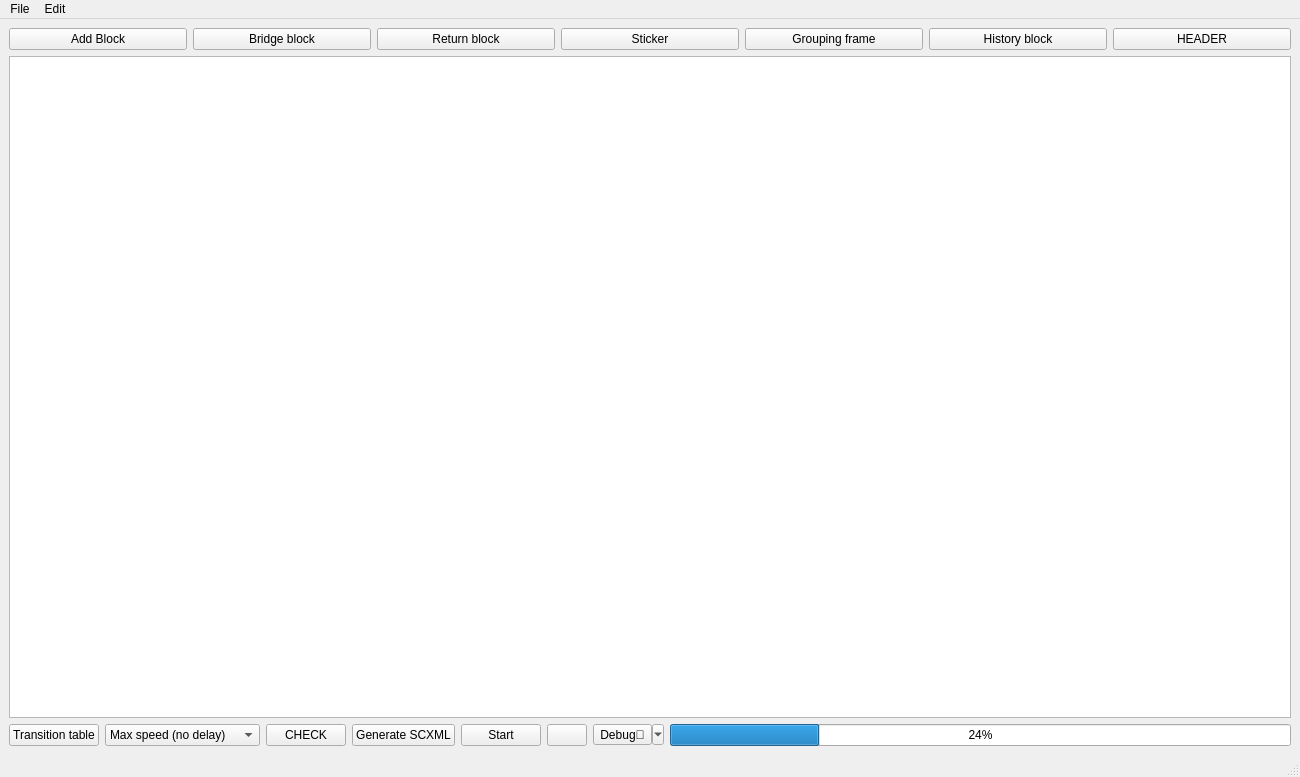
<?xml version="1.0" encoding="UTF-8"?>
<ui version="4.0">
 <class>MainWindow</class>
 <widget class="QMainWindow" name="MainWindow">
  <property name="geometry">
   <rect>
    <x>0</x>
    <y>0</y>
    <width>1300</width>
    <height>777</height>
   </rect>
  </property>
  <property name="windowTitle">
   <string>MainWindow</string>
  </property>
  <widget class="QWidget" name="centralwidget">
   <layout class="QVBoxLayout" name="verticalLayout">
    <item>
     <layout class="QHBoxLayout" name="horizontalLayout">
      <item>
       <widget class="QPushButton" name="addItemButton">
        <property name="text">
         <string>Add Block</string>
        </property>
       </widget>
      </item>
      <item>
       <widget class="QPushButton" name="addBridgeButton">
        <property name="text">
         <string>Bridge block</string>
        </property>
       </widget>
      </item>
      <item>
       <widget class="QPushButton" name="addBackButton">
        <property name="text">
         <string>Return block</string>
        </property>
       </widget>
      </item>
      <item>
       <widget class="QPushButton" name="addCommentButton">
        <property name="text">
         <string>Sticker</string>
        </property>
       </widget>
      </item>
      <item>
       <widget class="QPushButton" name="createGroupButton">
        <property name="text">
         <string>Grouping frame</string>
        </property>
       </widget>
      </item>
      <item>
       <widget class="QPushButton" name="addHistoryButton">
        <property name="text">
         <string>History block</string>
        </property>
       </widget>
      </item>
      <item>
       <widget class="QPushButton" name="headerButton">
        <property name="toolTip">
         <string>Global Settings (#include, #define)</string>
        </property>
        <property name="text">
         <string>HEADER</string>
        </property>
       </widget>
      </item>
     </layout>
    </item>
    <item>
     <widget class="DiagramView" name="graphicsView"/>
    </item>
    <item>
     <layout class="QHBoxLayout" name="horizontalLayout_2">
      <item>
       <widget class="QPushButton" name="openTableButton">
        <property name="text">
         <string>Transition table</string>
        </property>
       </widget>
      </item>
      <item>
       <widget class="QComboBox" name="speedComboBox">
        <item>
         <property name="text">
          <string>Max speed (no delay)</string>
         </property>
        </item>
        <item>
         <property name="text">
          <string>100 ms (Fast)</string>
         </property>
        </item>
        <item>
         <property name="text">
          <string>200 ms (Standard)</string>
         </property>
        </item>
        <item>
         <property name="text">
          <string>1000 ms (Step by step)</string>
         </property>
        </item>
       </widget>
      </item>
      <item>
       <widget class="QPushButton" name="checkButton">
        <property name="text">
         <string>CHECK</string>
        </property>
       </widget>
      </item>
      <item>
       <widget class="QPushButton" name="generateButton">
        <property name="text">
         <string>Generate SCXML</string>
        </property>
       </widget>
      </item>
      <item>
       <widget class="QPushButton" name="startButton">
        <property name="toolTip">
         <string>Быстрый запуск</string>
        </property>
        <property name="styleSheet">
         <string notr="true"/>
        </property>
        <property name="text">
         <string>Start</string>
        </property>
       </widget>
      </item>
      <item>
       <widget class="QPushButton" name="previewButton">
        <property name="text">
         <string/>
        </property>
       </widget>
      </item>
      <item>
       <widget class="QToolButton" name="debugButton">
        <property name="text">
         <string>Debug🐞</string>
        </property>
        <property name="popupMode">
         <enum>QToolButton::MenuButtonPopup</enum>
        </property>
        <property name="toolButtonStyle">
         <enum>Qt::ToolButtonTextBesideIcon</enum>
        </property>
       </widget>
      </item>
      <item>
       <widget class="QProgressBar" name="progressBar">
        <property name="value">
         <number>24</number>
        </property>
       </widget>
      </item>
     </layout>
    </item>
   </layout>
  </widget>
  <widget class="QMenuBar" name="menubar">
   <property name="geometry">
    <rect>
     <x>0</x>
     <y>0</y>
     <width>1300</width>
     <height>26</height>
    </rect>
   </property>
   <widget class="QMenu" name="menumenu">
    <property name="title">
     <string>File</string>
    </property>
    <addaction name="actionNew_Project"/>
    <addaction name="actionSave_Project"/>
    <addaction name="actionOpen_Project"/>
    <addaction name="separator"/>
    <addaction name="actionOpen"/>
    <addaction name="actionSave"/>
    <addaction name="actionImport_JSON"/>
    <addaction name="separator"/>
   </widget>
   <widget class="QMenu" name="menuedit">
    <property name="title">
     <string>Edit</string>
    </property>
   </widget>
   <addaction name="menumenu"/>
   <addaction name="menuedit"/>
  </widget>
  <widget class="QStatusBar" name="statusbar"/>
  <action name="actionSave">
   <property name="text">
    <string>Save Graph</string>
   </property>
  </action>
  <action name="actionOpen">
   <property name="text">
    <string>Open Graph</string>
   </property>
  </action>
  <action name="actionImport_JSON">
   <property name="text">
    <string>Import JSON</string>
   </property>
  </action>
  <action name="actionNew_Project">
   <property name="text">
    <string>New Project...</string>
   </property>
  </action>
  <action name="actionOpen_Project">
   <property name="text">
    <string>Open Project...</string>
   </property>
  </action>
  <action name="actionSave_Project">
   <property name="text">
    <string>Save Project</string>
   </property>
  </action>
  <action name="actionToggleGrid">
   <property name="checkable">
    <bool>false</bool>
   </property>
   <property name="text">
    <string>Show grid</string>
   </property>
  </action>
 </widget>
 <customwidgets>
  <customwidget>
   <class>DiagramView</class>
   <extends>QGraphicsView</extends>
   <header>diagramview.h</header>
  </customwidget>
 </customwidgets>
 <resources/>
 <connections/>
</ui>
